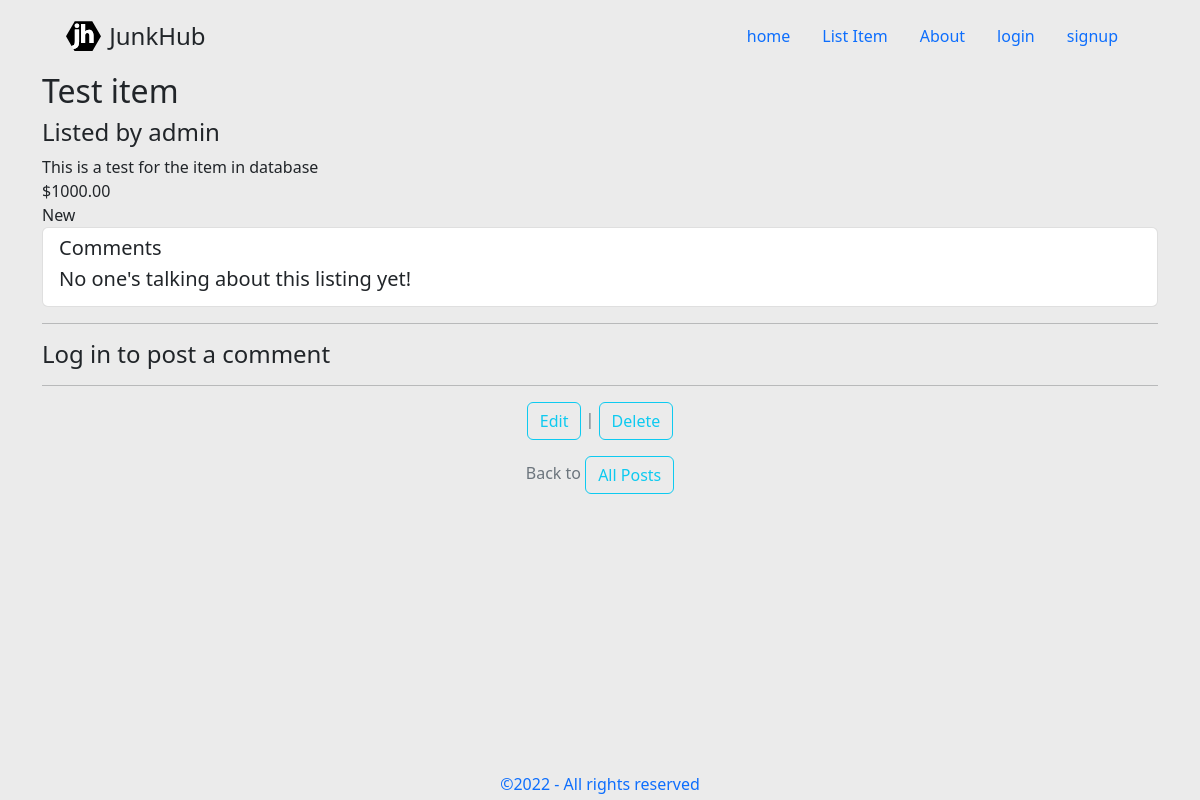
/items/1/, run on an earlier commit of the app's database.
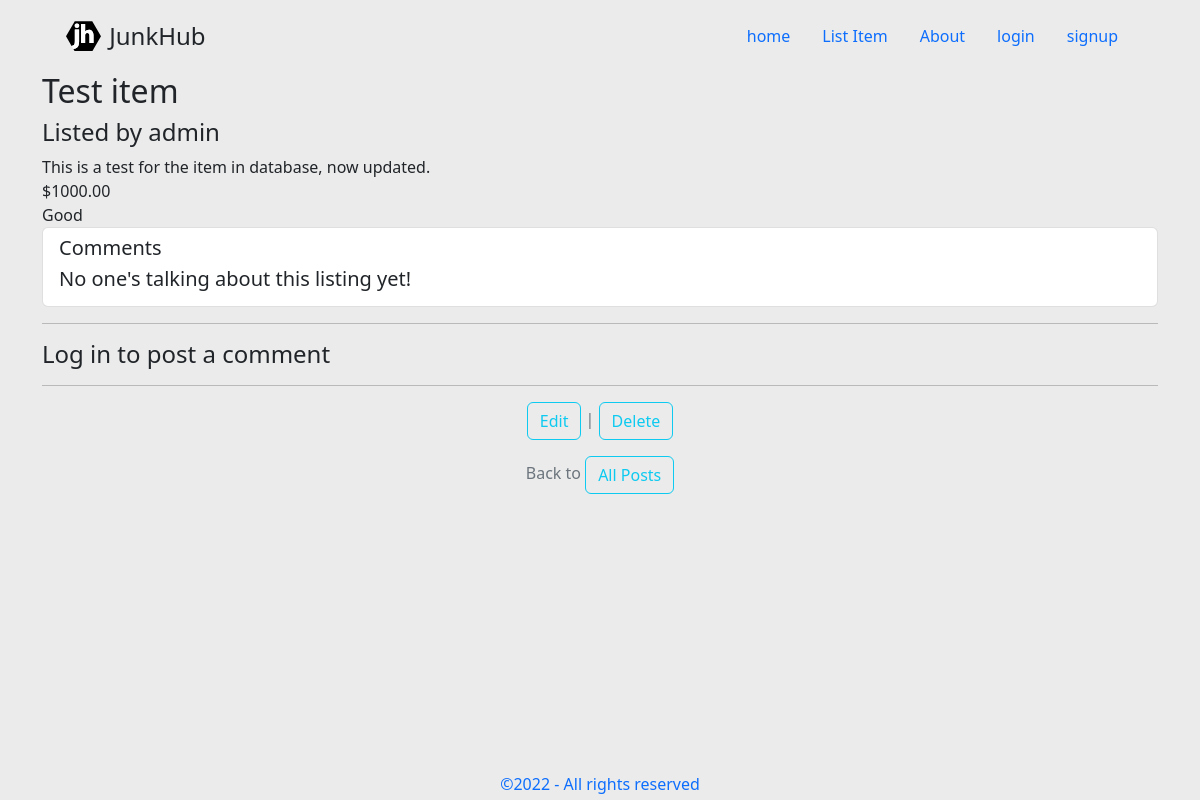
And on a later commit of the database.
### home/models.py (models this page shows, shortened)
class Item(models.Model):
    CONDITION_CHOICES = [
        ("Brand new condition", "New"),
        ("Near new condition well looked after", "Good"),
        ("Average condition", "OK"),
        ("Poor condition old and well worn", "Bad"),
    ]
    title = models.CharField(max_length=50)
    description = models.TextField(max_length=255)
    price = models.DecimalField(max_digits=6, decimal_places=2)
    condition = models.CharField(choices=CONDITION_CHOICES, max_length=100)
    user = models.ForeignKey(
        settings.AUTH_USER_MODEL,
        on_delete=models.CASCADE,
    )

### accounts/models.py (models this page shows)
class CustomUser(AbstractUser):
    first_name = models.CharField(max_length=50)
    last_name = models.CharField(max_length=50, blank=True, null=True)
    phone_regex = RegexValidator(regex=r'^\+?1?\d{6,15}$', message="Phone number must be entered in the format: '+64'. Up to 15 digits allowed.")
    phone_number = models.CharField(validators=[phone_regex], max_length=17, blank=True) # validators should be a list

### home/views.py (the view, shortened to what this page needs)
# urls.py: path("items/<int:pk>/", ItemDetailView.as_view(), name="item_detail"),
class ItemDetailView(View):
    def get(self, request, *args, **kwargs):
        view = CommentGet.as_view()
        return view(request, *args, **kwargs)

### home/views.py (called while the page is built)
    def get_context_data(self, **kwargs):
        context = super().get_context_data(**kwargs)
        context["form"] = CommentForm()
        return context

### home/templates/home/item_detail.html
{% extends 'home/base.html' %}
{% load crispy_forms_tags %}
{% block content %}
<h2>{{ item.title }}</h2>
<h4>Listed by {{ item.user }}</h4>
<div>
    {{ item.description }}
    <br>
    &#36;{{ item.price }}
    <br>
    {{ item.condition }}
</div>
<div class="list-group">
  <div class="list-group-item list-group-item-action">
    <div class="d-flex w-100 justify-content-between">
      <h5 class="mb-1">Comments</h5>
    </div>
    {% if item.comment_set.all %} {% for comment in item.comment_set.all %}
    <div class="card mt-4">
      <p class="mb-1 fs-5 px-2"> {{ comment.body }}</p>
      <small class="text-muted px-2"> by {{ comment.author }} </small>
    </div>
    {% endfor %} {% else %}
    <p class="mb-1 fs-5">No one's talking about this listing yet!</p>
    {% endif %}
  </div>
</div>
  <hr>
  {% if user.is_authenticated %}
  <div class="ml-4">
    <h4 class="ml-2">Make a comment or ask a question</h4>
    <form action="" method="post" class="ml-2">
      {% csrf_token %}
      {{ form|crispy }}
      <button class="btn btn-success ml-2" type="submit">publish</button>
    </form>
  </div>
  {% else %}
  <div class="ml-4">
    <h4 class="ml-2">Log in to post a comment</h4>
  </div>
  {% endif %}
<hr>
  <div class="card-footer text-center text-muted">
      <p>
          <a href="{% url 'item_edit' item.pk %}" class="btn btn-outline-info ml-2"> Edit </a> | <a href="{% url 'item_delete' item.pk %}" class="btn btn-outline-info ml-2"> Delete </a>
      </p>
      <p>Back to <a href="{% url 'home' %}" class="btn btn-outline-info ml-2">All Posts</a></p>
  </div>
{% endblock content %}

What changed in the data, as far as the page shows it:
changed Item "Test item": description "This is a test for the item in database" → "This is a test for the item in database, now updated."; condition "New" → "Good"
